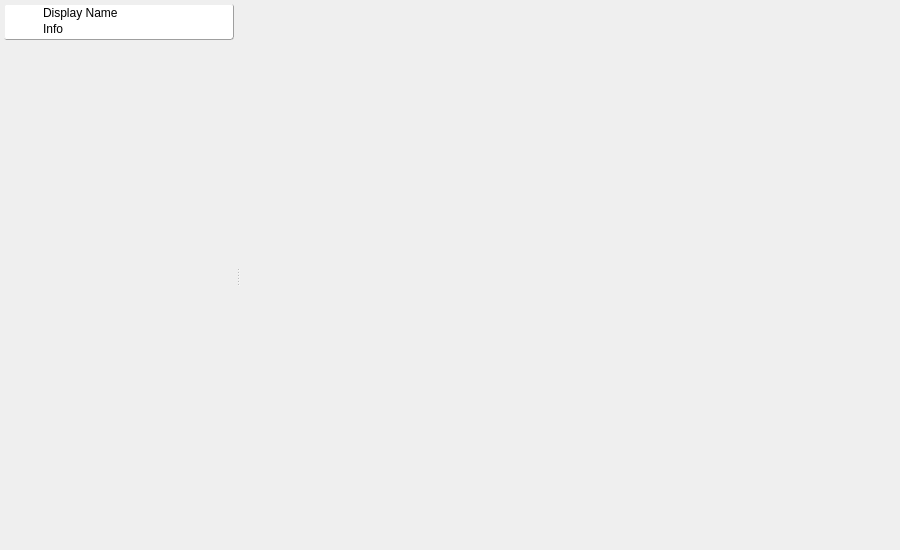
<?xml version="1.0" encoding="UTF-8"?>
<ui version="4.0">
 <class>documents_window</class>
 <widget class="QMainWindow" name="documents_window">
  <property name="geometry">
   <rect>
    <x>0</x>
    <y>0</y>
    <width>900</width>
    <height>550</height>
   </rect>
  </property>
  <property name="minimumSize">
   <size>
    <width>900</width>
    <height>550</height>
   </size>
  </property>
  <property name="windowTitle">
   <string>Blink Documents</string>
  </property>
  <property name="windowIcon">
   <iconset>
    <normaloff>icons/blink48.png</normaloff>icons/blink48.png</iconset>
  </property>
  <widget class="QWidget" name="centralwidget">
   <layout class="QHBoxLayout" name="window_layout">
    <property name="leftMargin">
     <number>4</number>
    </property>
    <property name="topMargin">
     <number>4</number>
    </property>
    <property name="rightMargin">
     <number>4</number>
    </property>
    <property name="bottomMargin">
     <number>2</number>
    </property>
    <item>
     <widget class="QSplitter" name="splitter">
      <property name="orientation">
       <enum>Qt::Horizontal</enum>
      </property>
      <property name="handleWidth">
       <number>7</number>
      </property>
      <property name="childrenCollapsible">
       <bool>false</bool>
      </property>
      <widget class="QWidget" name="layoutWidget">
       <layout class="QVBoxLayout" name="left_panel_layout">
        <property name="spacing">
         <number>4</number>
        </property>
        <property name="leftMargin">
         <number>0</number>
        </property>
        <property name="topMargin">
         <number>0</number>
        </property>
        <property name="rightMargin">
         <number>0</number>
        </property>
        <property name="bottomMargin">
         <number>2</number>
        </property>
        <item>
         <widget class="QWidget" name="session_panel" native="true">
          <property name="sizePolicy">
           <sizepolicy hsizetype="Preferred" vsizetype="Expanding">
            <horstretch>0</horstretch>
            <verstretch>0</verstretch>
           </sizepolicy>
          </property>
          <layout class="QVBoxLayout" name="session_panel_layout">
           <property name="margin">
            <number>0</number>
           </property>
           <item>
            <widget class="QWidget" name="session_widget" native="true">
             <property name="minimumSize">
              <size>
               <width>230</width>
               <height>0</height>
              </size>
             </property>
             <property name="palette">
              <palette>
               <active>
                <colorrole role="Button">
                 <brush brushstyle="SolidPattern">
                  <color alpha="255">
                   <red>255</red>
                   <green>255</green>
                   <blue>255</blue>
                  </color>
                 </brush>
                </colorrole>
                <colorrole role="Base">
                 <brush brushstyle="SolidPattern">
                  <color alpha="255">
                   <red>255</red>
                   <green>255</green>
                   <blue>255</blue>
                  </color>
                 </brush>
                </colorrole>
                <colorrole role="Window">
                 <brush brushstyle="SolidPattern">
                  <color alpha="255">
                   <red>255</red>
                   <green>255</green>
                   <blue>255</blue>
                  </color>
                 </brush>
                </colorrole>
               </active>
               <inactive>
                <colorrole role="Button">
                 <brush brushstyle="SolidPattern">
                  <color alpha="255">
                   <red>255</red>
                   <green>255</green>
                   <blue>255</blue>
                  </color>
                 </brush>
                </colorrole>
                <colorrole role="Base">
                 <brush brushstyle="SolidPattern">
                  <color alpha="255">
                   <red>255</red>
                   <green>255</green>
                   <blue>255</blue>
                  </color>
                 </brush>
                </colorrole>
                <colorrole role="Window">
                 <brush brushstyle="SolidPattern">
                  <color alpha="255">
                   <red>255</red>
                   <green>255</green>
                   <blue>255</blue>
                  </color>
                 </brush>
                </colorrole>
               </inactive>
               <disabled>
                <colorrole role="Button">
                 <brush brushstyle="SolidPattern">
                  <color alpha="255">
                   <red>255</red>
                   <green>255</green>
                   <blue>255</blue>
                  </color>
                 </brush>
                </colorrole>
                <colorrole role="Base">
                 <brush brushstyle="SolidPattern">
                  <color alpha="255">
                   <red>255</red>
                   <green>255</green>
                   <blue>255</blue>
                  </color>
                 </brush>
                </colorrole>
                <colorrole role="Window">
                 <brush brushstyle="SolidPattern">
                  <color alpha="255">
                   <red>255</red>
                   <green>255</green>
                   <blue>255</blue>
                  </color>
                 </brush>
                </colorrole>
               </disabled>
              </palette>
             </property>
             <property name="styleSheet">
              <string notr="true">QWidget#session_widget {
	margin: 0px;
	padding: 2px;
	border: 1px solid palette(dark);
	border-style: outset;
	border-radius: 3px;
	background: white;
}

QWidget#session_widget_no:hover {
	background: rgb(240, 252, 255);
	background: rgb(230, 248, 255);
	background: rgb(248, 248, 248);
}
</string>
             </property>
             <layout class="QHBoxLayout" name="session_layout">
              <property name="spacing">
               <number>3</number>
              </property>
              <property name="margin">
               <number>0</number>
              </property>
              <item>
               <widget class="QLabel" name="icon_label">
                <property name="minimumSize">
                 <size>
                  <width>36</width>
                  <height>36</height>
                 </size>
                </property>
                <property name="maximumSize">
                 <size>
                  <width>36</width>
                  <height>36</height>
                 </size>
                </property>
                <property name="alignment">
                 <set>Qt::AlignCenter</set>
                </property>
               </widget>
              </item>
              <item>
               <layout class="QVBoxLayout" name="name_info_layout">
                <property name="spacing">
                 <number>0</number>
                </property>
                <property name="margin">
                 <number>0</number>
                </property>
                <item>
                 <layout class="QHBoxLayout" name="name_layout">
                  <property name="spacing">
                   <number>0</number>
                  </property>
                  <property name="margin">
                   <number>0</number>
                  </property>
                  <item>
                   <widget class="ElidedLabel" name="name_label">
                    <property name="sizePolicy">
                     <sizepolicy hsizetype="Expanding" vsizetype="Fixed">
                      <horstretch>0</horstretch>
                      <verstretch>0</verstretch>
                     </sizepolicy>
                    </property>
                    <property name="text">
                     <string>Display Name</string>
                    </property>
                   </widget>
                  </item>
                  <item>
                   <widget class="QWidget" name="state_icons" native="true">
                    <property name="minimumSize">
                     <size>
                      <width>0</width>
                      <height>14</height>
                     </size>
                    </property>
                    <property name="maximumSize">
                     <size>
                      <width>16777215</width>
                      <height>14</height>
                     </size>
                    </property>
                    <layout class="QHBoxLayout" name="state_icons_layout">
                     <property name="spacing">
                      <number>0</number>
                     </property>
                     <property name="margin">
                      <number>0</number>
                     </property>
                     <item>
                      <widget class="QLabel" name="locally_modified_icon">
                       <property name="sizePolicy">
                        <sizepolicy hsizetype="Fixed" vsizetype="Fixed">
                         <horstretch>0</horstretch>
                         <verstretch>0</verstretch>
                        </sizepolicy>
                       </property>
                       <property name="text">
                        <string/>
                       </property>
                       <property name="pixmap">
                        <pixmap>icons/composing12.svg</pixmap>
                       </property>
                       <property name="alignment">
                        <set>Qt::AlignCenter</set>
                       </property>
                      </widget>
                     </item>
                    </layout>
                   </widget>
                  </item>
                 </layout>
                </item>
                <item>
                 <layout class="QHBoxLayout" name="info_layout">
                  <property name="spacing">
                   <number>0</number>
                  </property>
                  <property name="margin">
                   <number>0</number>
                  </property>
                  <item>
                   <widget class="ElidedLabel" name="info_label">
                    <property name="sizePolicy">
                     <sizepolicy hsizetype="Expanding" vsizetype="Fixed">
                      <horstretch>0</horstretch>
                      <verstretch>0</verstretch>
                     </sizepolicy>
                    </property>
                    <property name="text">
                     <string>Info</string>
                    </property>
                   </widget>
                  </item>
                 </layout>
                </item>
               </layout>
              </item>
              <item>
               <widget class="DocumentState" name="state_label">
                <property name="minimumSize">
                 <size>
                  <width>14</width>
                  <height>0</height>
                 </size>
                </property>
                <property name="maximumSize">
                 <size>
                  <width>14</width>
                  <height>16777215</height>
                 </size>
                </property>
                <property name="text">
                 <string/>
                </property>
                <property name="state" stdset="0">
                 <string notr="true">unknown</string>
                </property>
               </widget>
              </item>
             </layout>
            </widget>
           </item>
           <item>
            <widget class="SlidingStackedWidget" name="session_details">
             <property name="sizePolicy">
              <sizepolicy hsizetype="Preferred" vsizetype="Expanding">
               <horstretch>0</horstretch>
               <verstretch>0</verstretch>
              </sizepolicy>
             </property>
             <property name="currentIndex">
              <number>0</number>
             </property>
             <widget class="QWidget" name="participants_panel">
              <layout class="QVBoxLayout" name="participants_panel_layout" stretch="0,1">
               <property name="margin">
                <number>0</number>
               </property>
               <!--
               <item>
                <widget class="QWidget" name="participants_panel_title_widget" native="true">
                 <property name="minimumSize">
                  <size>
                   <width>0</width>
                   <height>18</height>
                  </size>
                 </property>
                 <property name="styleSheet">
                  <string notr="true">QWidget#participants_panel_title_widget {
	border-top-left-radius: 4px;
	border-top-right-radius: 4px;
	border: 1px outset #303030;
	background-color: #505050;
	border: 1px outset #202020;
	background-color: qlineargradient(x1:0, y1:0, x2:0, y2:1, stop:0 #404040, stop:1 #606060);
}

QWidget {
	color: white;
}
</string>
                 </property>
                 <layout class="QHBoxLayout" name="participants_panel_title_layout">
                  <property name="spacing">
                   <number>2</number>
                  </property>
                  <property name="leftMargin">
                   <number>2</number>
                  </property>
                  <property name="topMargin">
                   <number>0</number>
                  </property>
                  <property name="rightMargin">
                   <number>2</number>
                  </property>
                  <property name="bottomMargin">
                   <number>0</number>
                  </property>
                  <item>
                   <widget class="QLabel" name="participants_panel_title_label">
                    <property name="sizePolicy">
                     <sizepolicy hsizetype="Preferred" vsizetype="Fixed">
                      <horstretch>0</horstretch>
                      <verstretch>0</verstretch>
                     </sizepolicy>
                    </property>
                    <property name="text">
                     <string>Participants</string>
                    </property>
                    <property name="indent">
                     <number>3</number>
                    </property>
                   </widget>
                  </item>
                  <item>
                   <widget class="QToolButton" name="participants_panel_files_button">
                    <property name="minimumSize">
                     <size>
                      <width>16</width>
                      <height>16</height>
                     </size>
                    </property>
                    <property name="maximumSize">
                     <size>
                      <width>16</width>
                      <height>16</height>
                     </size>
                    </property>
                    <property name="focusPolicy">
                     <enum>Qt::NoFocus</enum>
                    </property>
                    <property name="toolTip">
                     <string>Conference Files</string>
                    </property>
                    <property name="styleSheet">
                     <string notr="true">QToolButton {
	background: transparent;
	border: 2px solid #808080;
	border-radius: 4px;
	margin: 0px;
	padding: 1px;
}

QToolButton:hover {
	border: 2px solid #c0c0c0;
}

QToolButton:pressed {
	border: 2px solid #c0c0c0;
	background: qradialgradient(cx: 0.5, cy: 0.5, radius: 1, fx:0.5, fy:0.5, stop:0 #909090, stop:1 transparent);
	background-origin: border;
}
</string>
                    </property>
                    <property name="text">
                     <string/>
                    </property>
                    <property name="icon">
                     <iconset>
                      <normaloff>icons/downloads16.svg</normaloff>icons/downloads16.svg</iconset>
                    </property>
                   </widget>
                  </item>
                  <item>
                   <widget class="QToolButton" name="participants_panel_info_button">
                    <property name="minimumSize">
                     <size>
                      <width>16</width>
                      <height>16</height>
                     </size>
                    </property>
                    <property name="maximumSize">
                     <size>
                      <width>16</width>
                      <height>16</height>
                     </size>
                    </property>
                    <property name="focusPolicy">
                     <enum>Qt::NoFocus</enum>
                    </property>
                    <property name="toolTip">
                     <string>Session Information</string>
                    </property>
                    <property name="styleSheet">
                     <string notr="true">QToolButton {
	background: transparent;
	border: 2px solid #808080;
	border-radius: 4px;
	margin: 0px;
	padding: 1px;
}

QToolButton:hover {
	border: 2px solid #c0c0c0;
}

QToolButton:pressed {
	border: 2px solid #c0c0c0;
	background: qradialgradient(cx: 0.5, cy: 0.5, radius: 1, fx:0.5, fy:0.5, stop:0 #909090, stop:1 transparent);
	background-origin: border;
}
</string>
                    </property>
                    <property name="text">
                     <string/>
                    </property>
                    <property name="icon">
                     <iconset>
                      <normaloff>icons/info16.svg</normaloff>icons/info16.svg</iconset>
                    </property>
                   </widget>
                  </item>
                 </layout>
                </widget>
               </item>
               <item>
                <widget class="QWidget" name="participants_list">
                 <!- -
                <widget class="ConferenceParticipantListView" name="participants_list">
                 <property name="mouseTracking">
                  <bool>true</bool>
                 </property>
                 <property name="autoFillBackground">
                  <bool>true</bool>
                 </property>
                 <property name="styleSheet">
                  <string notr="true">QListView { border: 1px inset palette(dark); border-radius: 3px; }</string>
                 </property>
                 <property name="dragDropMode">
                  <enum>QAbstractItemView::DropOnly</enum>
                 </property>
                 <property name="alternatingRowColors">
                  <bool>true</bool>
                 </property>
                 <property name="selectionMode">
                  <enum>QAbstractItemView::NoSelection</enum>
                 </property>
                 - ->
                </widget>
               </item>
               -->
              </layout>
             </widget>
            </widget>
           </item>
          </layout>
         </widget>
        </item>
        <item>
         <widget class="QWidget" name="toolbar_widget" native="true">
          <property name="styleSheet">
           <string notr="true">QWidget#widget1 {
	background: qlineargradient(x1:0, y1:0, x2:0, y2:1, stop:0 #fafafa, stop:1 #bababa);
}

QToolButton {
	/*border: 1px solid transparent;
	border-radius: 4px;*/
}

QToolButton:hover {
	/*border: 1px solid #808080;
	border-radius: 4px;*/
}

</string>
          </property>
          <layout class="QHBoxLayout" name="toolbar_layout">
           <property name="spacing">
            <number>0</number>
           </property>
           <property name="margin">
            <number>0</number>
           </property>
           <item>
            <spacer name="toolbar_spacer">
             <property name="orientation">
              <enum>Qt::Horizontal</enum>
             </property>
             <property name="sizeHint" stdset="0">
              <size>
               <width>40</width>
               <height>20</height>
              </size>
             </property>
            </spacer>
           </item>
           <item>
            <widget class="ToolButton" name="control_button">
             <property name="minimumSize">
              <size>
               <width>28</width>
               <height>28</height>
              </size>
             </property>
             <property name="maximumSize">
              <size>
               <width>28</width>
               <height>28</height>
              </size>
             </property>
             <property name="text">
              <string/>
             </property>
             <property name="icon">
              <iconset>
               <normaloff>icons/cog.svg</normaloff>icons/cog.svg</iconset>
             </property>
             <property name="iconSize">
              <size>
               <width>20</width>
               <height>20</height>
              </size>
             </property>
             <property name="popupMode">
              <enum>QToolButton::InstantPopup</enum>
             </property>
             <property name="autoRaise">
              <bool>true</bool>
             </property>
            </widget>
           </item>
          </layout>
         </widget>
        </item>
       </layout>
      </widget>
      <widget class="QTabWidget" name="tab_widget">
       <property name="sizePolicy">
        <sizepolicy hsizetype="Expanding" vsizetype="Expanding">
         <horstretch>1</horstretch>
         <verstretch>0</verstretch>
        </sizepolicy>
       </property>
       <property name="focusPolicy">
        <enum>Qt::NoFocus</enum>
       </property>
       <property name="tabPosition">
        <enum>QTabWidget::South</enum>
       </property>
       <property name="currentIndex">
        <number>0</number>
       </property>
       <property name="documentMode">
        <bool>true</bool>
       </property>
       <property name="movable">
        <bool>true</bool>
       </property>
      </widget>
     </widget>
    </item>
   </layout>
  </widget>
 </widget>
 <customwidgets>
  <customwidget>
   <class>QWebView</class>
   <extends>QWidget</extends>
   <header>QtWebKit/QWebView</header>
  </customwidget>
  <customwidget>
   <class>ElidedLabel</class>
   <extends>QLabel</extends>
   <header>blink.widgets.labels</header>
  </customwidget>
  <customwidget>
   <class>DocumentState</class>
   <extends>QLabel</extends>
   <header>blink.documentsharing.window</header>
  </customwidget>
  <customwidget>
   <class>ChatTextInput</class>
   <extends>QTextEdit</extends>
   <header>blink.chatwindow</header>
  </customwidget>
  <customwidget>
   <class>ChatWebView</class>
   <extends>QWebView</extends>
   <header>blink.chatwindow</header>
  </customwidget>
  <customwidget>
   <class>ToolButton</class>
   <extends>QToolButton</extends>
   <header>blink.widgets.buttons</header>
  </customwidget>
  <customwidget>
   <class>SlidingStackedWidget</class>
   <extends>QStackedWidget</extends>
   <header>blink.widgets.containers</header>
   <container>1</container>
  </customwidget>
  <customwidget>
   <class>GraphWidget</class>
   <extends>QWidget</extends>
   <header>blink.widgets.graph</header>
   <container>1</container>
  </customwidget>
  <customwidget>
   <class>DurationLabel</class>
   <extends>QLabel</extends>
   <header>blink.widgets.labels</header>
  </customwidget>
  <customwidget>
   <class>ConferenceParticipantListView</class>
   <extends>QListView</extends>
   <header>blink.sessions</header>
  </customwidget>
 </customwidgets>
 <tabstops>
  <tabstop>control_button</tabstop>
 </tabstops>
 <resources/>
 <connections/>
</ui>
